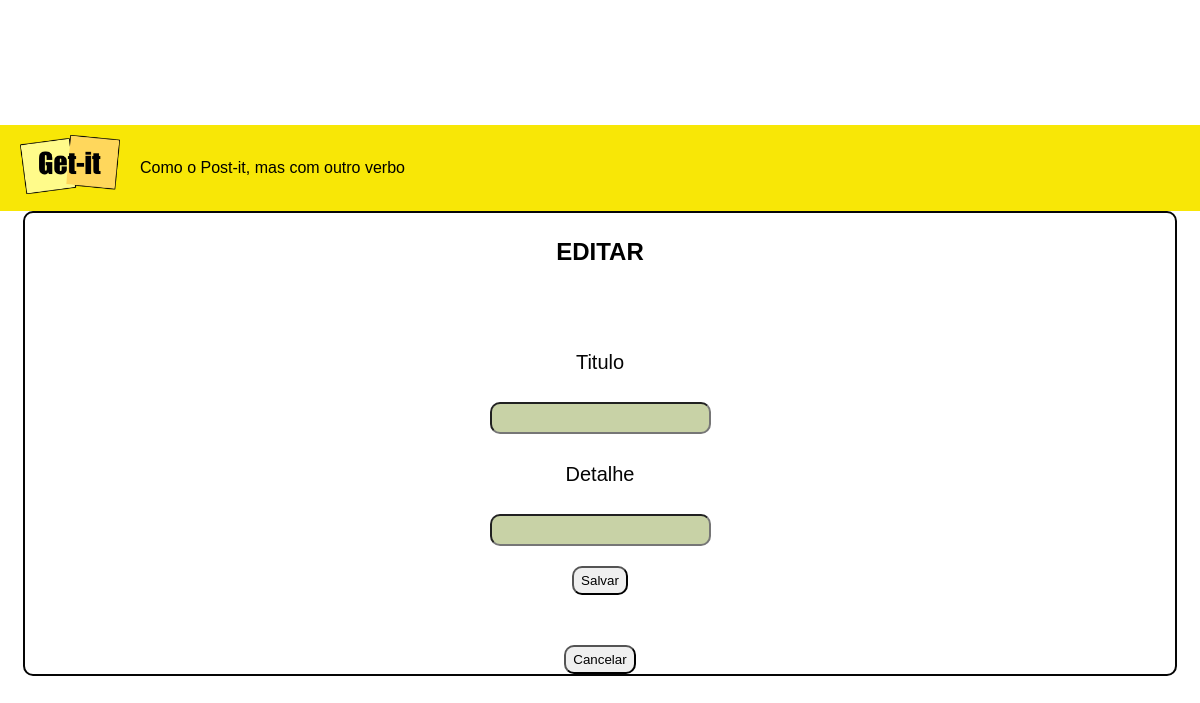
The app's page /update/5, older data.
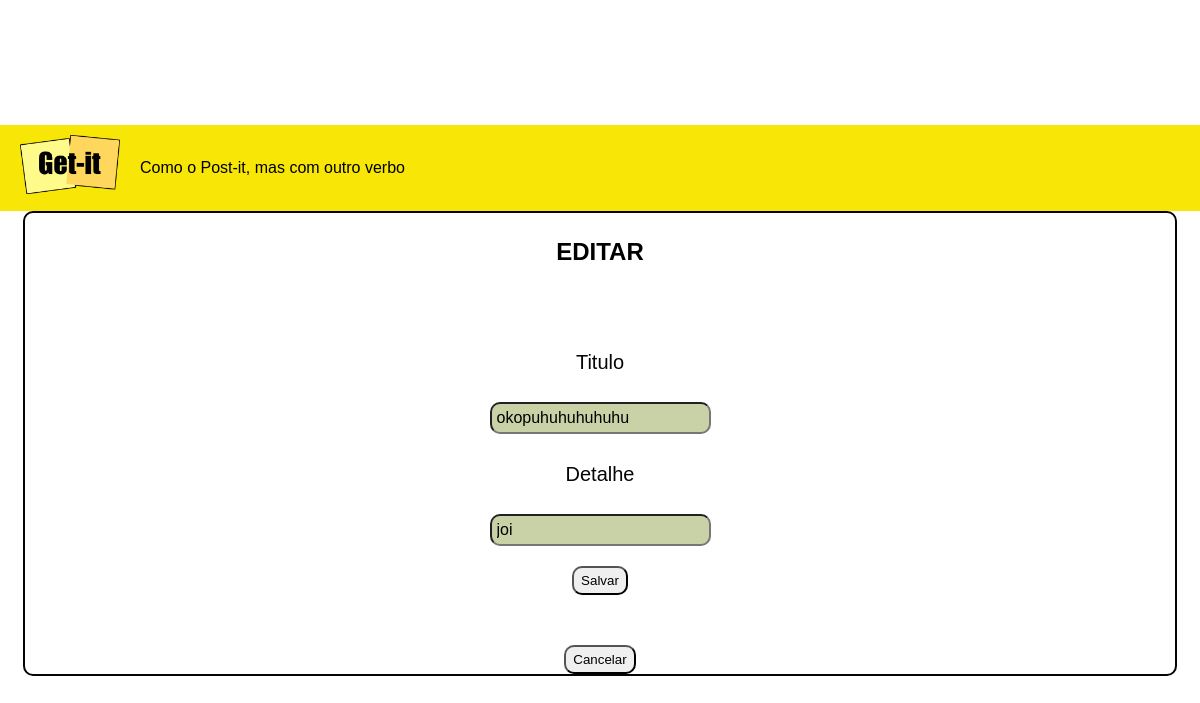
The same page, newer data.
### tables this page shows
CREATE TABLE note (
            id INTEGER PRIMARY KEY AUTOINCREMENT,
            title TEXT,
            content TEXT
        , favoritado BOOLEAN DEFAULT FALSE);

### servidor.py (the view)
@app.route('/update/<int:id>', methods=['GET'])
def pagina_edicao(id):
    nota = pegar_nota(id)
    return render_template('edicao.html', nota=nota)

### utils.py (called while the page is built)
def conectar():
    return sqlite3.connect('banco.db')

def pegar_nota(id):
    con = conectar()
    res = con.cursor().execute(
        "SELECT id, title, content FROM note WHERE id = ?", (id,)
    ).fetchone()
    con.close()
    return res

### templates/edicao.html (shortened to what this page needs)
<!DOCTYPE html>
<html>
    <head>
        <link rel="stylesheet" href='/static/getit.css'>
    </head>
    <body>
        <header class="header">
            <div>
                <img class='img' src='/static/img/logo-getit.png'>
            </div>
            <p>Como o Post-it, mas com outro verbo</p>
        </header>
        <div class="editarcss">
            <h2 class="titulo_editar">EDITAR</h2>
            <form class="caixinha" action="/update" method="post">
                <label for="titulo">Titulo</label>
                <input id="titulo" type="text" name="titulo" value="{{ nota[1] }}">
                <label for="detalhes">Detalhe</label>
                <input id="detalhes" type="text" name="detalhes" value="{{ nota[2] }}">
                <input type="submit" value="Salvar">
            </form>
            <form action="/" method="get">
                <input type="submit" value="Cancelar">
            </form>
        </div>
    </body>
</html>

### static/getit.css (style rules this page uses)
body { background-color: #ffffff; font-family: Arial, sans-serif; font-size: 16px; line-height: 1.6; display: flex; min-height: 100vh; flex-direction: column; justify-content: center; align-items: center; margin: 0; }
input[type='text'] { border-radius: 10px; background-color: #c8d2a6; padding: 5px ; cursor: pointer; outline: none; font-size: 16px; color: rgb(0, 0, 0); }
input[type='submit'] { border-radius: 10px; cursor: pointer; padding: 5px 7px; }
form { display: flex; flex-direction: column; justify-content: center; align-items: center; color: #050505; line-height: 40px; font-size: 20px; font-family: Arial, Helvetica, sans-serif; }
.header { display: flex; flex-direction: row; padding: 10px 20px; box-sizing: border-box; width: 100%; background-color: #f8e706; align-items: center; justify-content: flex-start; gap: 20px; }
.img { font-size: 10px; height: auto; width: 100px }
.caixinha { display: flex; padding: 10px 400px; background-color: #ffffff; border: None; width: 350px; box-shadow: 0px 4px 10px (0, 0, 0, 0.15); border-radius: 3px; gap: 20px; margin: 40px auto; }
.editarcss { display: flex; flex-direction: column; align-items: center; border: 2px solid #050505; border-radius: 10px; }
.titulo_editar { margin-bottom: 20px; }

Row changes from the older to the newer data that the page shows:
added note: titulo "okopuhuhuhuhuhu", detalhes "joi"
